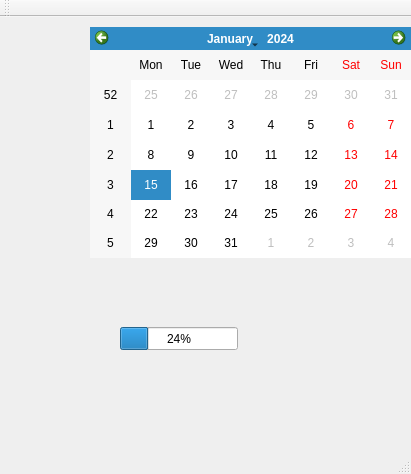
<?xml version="1.0" encoding="UTF-8"?>
<ui version="4.0">
 <class>MainWindow</class>
 <widget class="QMainWindow" name="MainWindow">
  <property name="geometry">
   <rect>
    <x>0</x>
    <y>0</y>
    <width>411</width>
    <height>474</height>
   </rect>
  </property>
  <property name="windowTitle">
   <string>MainWindow</string>
  </property>
  <widget class="QWidget" name="centralWidget">
   <widget class="QProgressBar" name="progressBar">
    <property name="geometry">
     <rect>
      <x>120</x>
      <y>310</y>
      <width>118</width>
      <height>23</height>
     </rect>
    </property>
    <property name="value">
     <number>24</number>
    </property>
   </widget>
   <widget class="QCalendarWidget" name="calendarWidget">
    <property name="geometry">
     <rect>
      <x>90</x>
      <y>10</y>
      <width>321</width>
      <height>231</height>
     </rect>
    </property>
   </widget>
  </widget>
  <widget class="QMenuBar" name="menuBar">
   <property name="geometry">
    <rect>
     <x>0</x>
     <y>0</y>
     <width>411</width>
     <height>20</height>
    </rect>
   </property>
  </widget>
  <widget class="QToolBar" name="mainToolBar">
   <attribute name="toolBarArea">
    <enum>TopToolBarArea</enum>
   </attribute>
   <attribute name="toolBarBreak">
    <bool>false</bool>
   </attribute>
  </widget>
  <widget class="QStatusBar" name="statusBar"/>
 </widget>
 <layoutdefault spacing="6" margin="11"/>
 <resources/>
 <connections/>
</ui>
